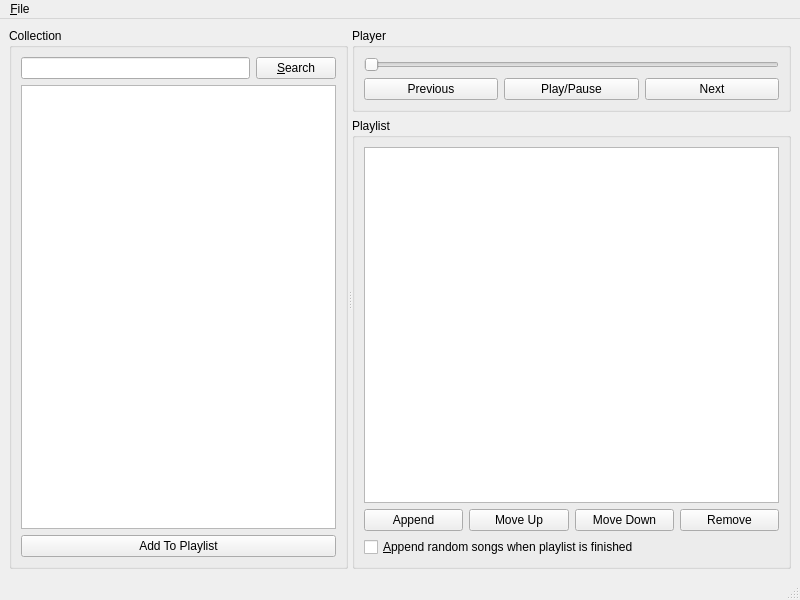
<?xml version="1.0" encoding="UTF-8"?>
<ui version="4.0">
 <class>MainWindow</class>
 <widget class="QMainWindow" name="MainWindow">
  <property name="geometry">
   <rect>
    <x>0</x>
    <y>0</y>
    <width>800</width>
    <height>600</height>
   </rect>
  </property>
  <property name="windowTitle">
   <string>Samba Jukebox</string>
  </property>
  <widget class="QWidget" name="centralwidget">
   <layout class="QVBoxLayout" name="verticalLayout_5">
    <item>
     <widget class="QSplitter" name="splitter">
      <property name="orientation">
       <enum>Qt::Horizontal</enum>
      </property>
      <widget class="QGroupBox" name="groupBox">
       <property name="title">
        <string>Collection</string>
       </property>
       <layout class="QVBoxLayout" name="verticalLayout_2">
        <item>
         <layout class="QHBoxLayout" name="horizontalLayout_3">
          <item>
           <widget class="QLineEdit" name="lineEdit"/>
          </item>
          <item>
           <widget class="QPushButton" name="pushButton">
            <property name="text">
             <string>&amp;Search</string>
            </property>
           </widget>
          </item>
         </layout>
        </item>
        <item>
         <widget class="QTableView" name="tableView_2"/>
        </item>
        <item>
         <widget class="QPushButton" name="pushButton_6">
          <property name="text">
           <string>Add To Playlist</string>
          </property>
         </widget>
        </item>
       </layout>
      </widget>
      <widget class="QWidget" name="">
       <layout class="QVBoxLayout" name="verticalLayout_4">
        <item>
         <widget class="QGroupBox" name="groupBox_2">
          <property name="title">
           <string>Player</string>
          </property>
          <layout class="QVBoxLayout" name="verticalLayout">
           <item>
            <widget class="QSlider" name="horizontalSlider">
             <property name="orientation">
              <enum>Qt::Horizontal</enum>
             </property>
            </widget>
           </item>
           <item>
            <layout class="QHBoxLayout" name="horizontalLayout_5">
             <item>
              <widget class="QPushButton" name="pushButton_7">
               <property name="text">
                <string>Previous</string>
               </property>
              </widget>
             </item>
             <item>
              <widget class="QPushButton" name="pushButton_8">
               <property name="text">
                <string>Play/Pause</string>
               </property>
              </widget>
             </item>
             <item>
              <widget class="QPushButton" name="pushButton_9">
               <property name="text">
                <string>Next</string>
               </property>
              </widget>
             </item>
            </layout>
           </item>
          </layout>
         </widget>
        </item>
        <item>
         <widget class="QGroupBox" name="groupBox_3">
          <property name="title">
           <string>Playlist</string>
          </property>
          <layout class="QVBoxLayout" name="verticalLayout_3">
           <item>
            <widget class="QTableView" name="tableView"/>
           </item>
           <item>
            <layout class="QHBoxLayout" name="horizontalLayout_4">
             <item>
              <widget class="QPushButton" name="pushButton_5">
               <property name="text">
                <string>Append</string>
               </property>
              </widget>
             </item>
             <item>
              <widget class="QPushButton" name="pushButton_2">
               <property name="text">
                <string>Move Up</string>
               </property>
              </widget>
             </item>
             <item>
              <widget class="QPushButton" name="pushButton_3">
               <property name="text">
                <string>Move Down</string>
               </property>
              </widget>
             </item>
             <item>
              <widget class="QPushButton" name="pushButton_4">
               <property name="text">
                <string>Remove</string>
               </property>
              </widget>
             </item>
            </layout>
           </item>
           <item>
            <widget class="QCheckBox" name="checkBox">
             <property name="text">
              <string>&amp;Append random songs when playlist is finished</string>
             </property>
            </widget>
           </item>
          </layout>
         </widget>
        </item>
       </layout>
      </widget>
     </widget>
    </item>
   </layout>
  </widget>
  <widget class="QMenuBar" name="menubar">
   <property name="geometry">
    <rect>
     <x>0</x>
     <y>0</y>
     <width>800</width>
     <height>21</height>
    </rect>
   </property>
   <widget class="QMenu" name="menu_File">
    <property name="title">
     <string>&amp;File</string>
    </property>
    <addaction name="action_Quit"/>
   </widget>
   <addaction name="menu_File"/>
  </widget>
  <widget class="QStatusBar" name="statusbar"/>
  <action name="action_Quit">
   <property name="text">
    <string>&amp;Quit</string>
   </property>
   <property name="shortcut">
    <string>Ctrl+Q</string>
   </property>
  </action>
 </widget>
 <tabstops>
  <tabstop>lineEdit</tabstop>
  <tabstop>pushButton</tabstop>
  <tabstop>tableView_2</tabstop>
  <tabstop>pushButton_6</tabstop>
  <tabstop>horizontalSlider</tabstop>
  <tabstop>pushButton_7</tabstop>
  <tabstop>pushButton_8</tabstop>
  <tabstop>pushButton_9</tabstop>
  <tabstop>tableView</tabstop>
  <tabstop>pushButton_5</tabstop>
  <tabstop>pushButton_2</tabstop>
  <tabstop>pushButton_3</tabstop>
  <tabstop>pushButton_4</tabstop>
  <tabstop>checkBox</tabstop>
 </tabstops>
 <resources/>
 <connections/>
</ui>
